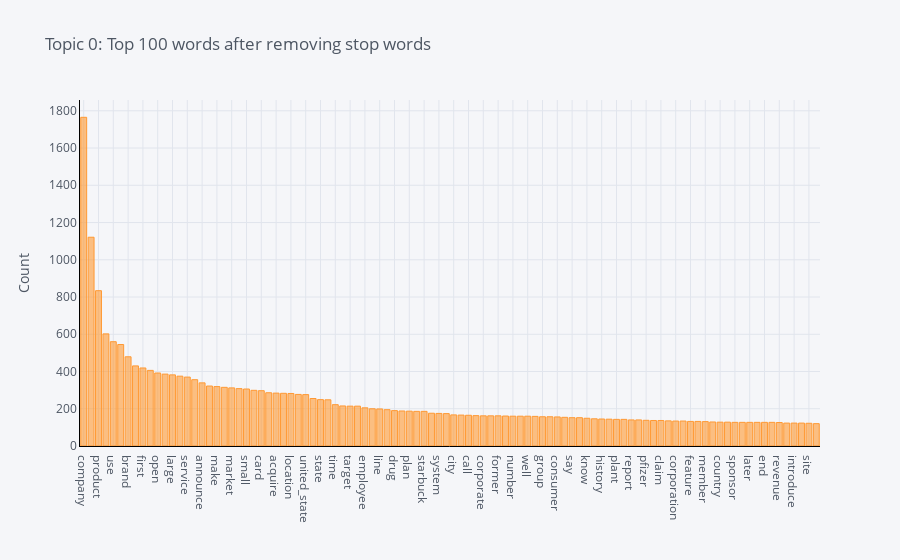

The notebook cell this image was saved under:
### Markdown cell above
# 5. Analyze Model

### Code cell
plot_model(lda)

### Figure 1 — Plotly figure (JSON) as saved in the notebook; plotly's stock layout.template omitted (floating-point values rounded to 4 significant figures)
{"data": [{"marker": {"color": "rgba(255, 153, 51, 0.6)", "line": {"color": "rgba(255, 153, 51, 1.0)", "width": 1}}, "name": "count", "orientation": "v", "text": "", "type": "bar", "x": ["company", "store", "product", "also", "use", "include", "brand", "year", "first", "sell", "open", "new", "large", "business", "service", "food", "announce", "operate", "make", "sale", "market", "com", "small", "file", "card", "purchase", "acquire", "begin", "location", "name", "united_state", "become", "state", "base", "time", "chain", "target", "customer", "employee", "nbsp", "line", "offer", "drug", "restaurant", "plan", "industry", "starbuck", "program", "system", "center", "city", "work", "call", "world", "corporate", "health", "former", "operation", "number", "many", "well", "provide", "group", "launch", "consumer", "part", "say", "pay", "know", "create", "history", "produce", "plant", "take", "report", "early", "pfizer", "price", "claim", "good", "corporation", "list", "feature", "acquisition", "member", "office", "country", "facility", "sponsor", "stock", "later", "retail", "end", "expand", "revenue", "issue", "introduce", "pharmaceutical", "site", "several"], "y": [1765, 1121, 834, 602, 560, 545, 479, 430, 419, 406, 392, 386, 382, 375, 370, 356, 339, 322, 319, 315, 312, 308, 306, 299, 297, 286, 284, 283, 282, 277, 276, 255, 249, 248, 222, 215, 214, 214, 205, 200, 199, 195, 190, 188, 187, 186, 186, 176, 175, 174, 167, 166, 165, 163, 162, 162, 162, 161, 160, 160, 160, 159, 157, 157, 156, 154, 152, 152, 149, 146, 145, 144, 143, 143, 140, 140, 138, 137, 137, 135, 134, 134, 132, 132, 131, 129, 128, 128, 127, 127, 127, 127, 127, 127, 126, 123, 123, 123, 122, 120]}], "layout": {"legend": {"bgcolor": "#F5F6F9", "font": {"color": "#4D5663"}}, "paper_bgcolor": "#F5F6F9", "plot_bgcolor": "#F5F6F9", "title": {"font": {"color": "#4D5663"}, "text": "Topic 0: Top 100 words after removing stop words"}, "xaxis": {"gridcolor": "#E1E5ED", "linecolor": "black", "showgrid": true, "tickfont": {"color": "#4D5663"}, "title": {"font": {"color": "#4D5663"}, "text": ""}, "zerolinecolor": "#E1E5ED"}, "yaxis": {"gridcolor": "#E1E5ED", "linecolor": "black", "showgrid": true, "tickfont": {"color": "#4D5663"}, "title": {"font": {"color": "#4D5663"}, "text": "Count"}, "zerolinecolor": "#E1E5ED"}}}
